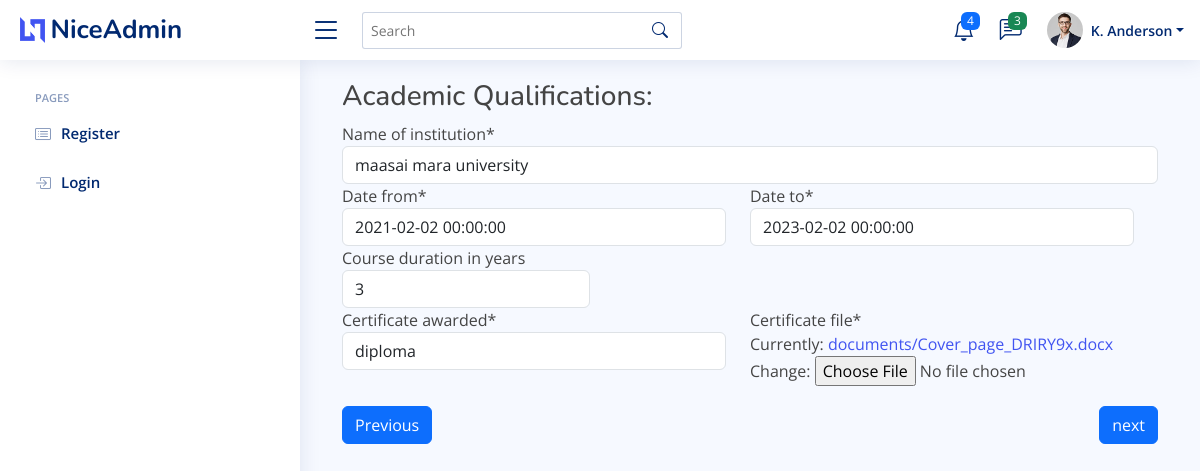
The app's page /academic_qualification (signed in) with its own data.
### membership/models.py (models this page shows)
class Academic_qualification(models.Model):
    name_of_institution = models.CharField(max_length=50)
    date_from = models.DateTimeField(max_length=30)
    date_to = models.DateTimeField(max_length=30)
    choices_course_duration_in_years = [("1","1"),("2","2"),("3","3"),("4","4"),("5","5")]
    course_duration_in_years = models.CharField(max_length=4, choices=choices_course_duration_in_years, null=True, blank=True)
    certificate_awarded = models.CharField(max_length=30)
    certificate_file = models.FileField(upload_to='documents/')
    user = models.ForeignKey(User, on_delete=models.CASCADE, unique=True)

### membership/views.py (the view)
# urls.py: path("academic_qualification", Academic_qualification_view, name="academic_qualification"),
@login_required
def Academic_qualification_view(request):
    try:
        academic_qualification = Academic_qualification.objects.get(user=request.user)
        form = Academic_qualification_forms(request.POST, request.FILES, instance=academic_qualification)
        if request.method == "POST":
            if form.is_valid():
                form.save()
                return redirect("membership:specialized_area")
        else:
            form = Academic_qualification_forms(instance=academic_qualification)
    except Academic_qualification.DoesNotExist:
        form = Academic_qualification_forms(request.POST, request.FILES)
        if request.method == "POST":
            if form.is_valid():
                academic_qualification = form.save(commit=False)
                academic_qualification.user = request.user
                academic_qualification.save()
                return redirect("membership:specialized_area")
    return render(request, "academic_qualification.html", {"context": form})

### membership/forms.py
class Academic_qualification_forms(forms.ModelForm):
      class Meta:
          model = Academic_qualification
          exclude = ('user',)

### membership/templates/academic_qualification.html (shortened to what this page needs)
{% extends 'base2.html' %}
{% load crispy_forms_tags %}
{% load static %}
{% block content %}
<main id="main" class="main">
    <div class="container">
    <h3> Academic Qualifications: </h3>
        <form method="POST" action="{% url 'membership:academic_qualification' %}" enctype="multipart/form-data">
    <div class="row">
        <div class="col-12">
            {{ context.name_of_institution|as_crispy_field }}
        </div>
        <div class="row">
            <div class="col-6">
                {{ context.date_from|as_crispy_field }}
            </div>
            <div class="col-6">
                {{ context.date_to|as_crispy_field }}
            </div>
        </div>
        <div class="row">
            <div class="col-4">
                {{ context.course_duration_in_years|as_crispy_field }}
            </div>
        </div>
        <div class="row">
            <div class="col-6">
                 {{ context.certificate_awarded|as_crispy_field }}
            </div>
                <div class="col-6">
                {{ context.certificate_file|as_crispy_field }}
                </div>
            </div>
        <div class="button-container">
        <a href="{% url 'membership:applicant_details' %}" class="btn btn-primary previous-button">Previous</a>
            <input type="submit" name="submit" value="next"   class="btn btn-primary next-button" Next />
    </div>
        </div>
        </form>
    </div>
</main>
{% endblock %}

### static/css/style.css (style rules this page uses)
:root { scroll-behavior: smooth; }
body { font-family: "Open Sans", sans-serif; background: #f6f9ff; color: #444444; }
a { color: #4154f1; text-decoration: none; }
h1, h2, h3, h4, h5, h6 { font-family: "Nunito", sans-serif; }
#main { margin-top: 60px; padding: 20px 30px; transition: all 0.3s; }
@media (min-width: 1200px) { #main, #footer { margin-left: 300px; } }

### membership/templates/academic_qualification.html (style rules this page uses)
.button-container { display: flex; justify-content: space-between; margin-top: 20px; }
.button-container .previous-button { order: 1; }
.button-container .next-button { order: 2; }

### records on screen
Academic_qualification: name_of_institution "maasai mara university", date_from "2021-02-02 00:00:00", date_to "2023-02-02 00:00:00", course_duration_in_years "3", certificate_awarded "diploma"
